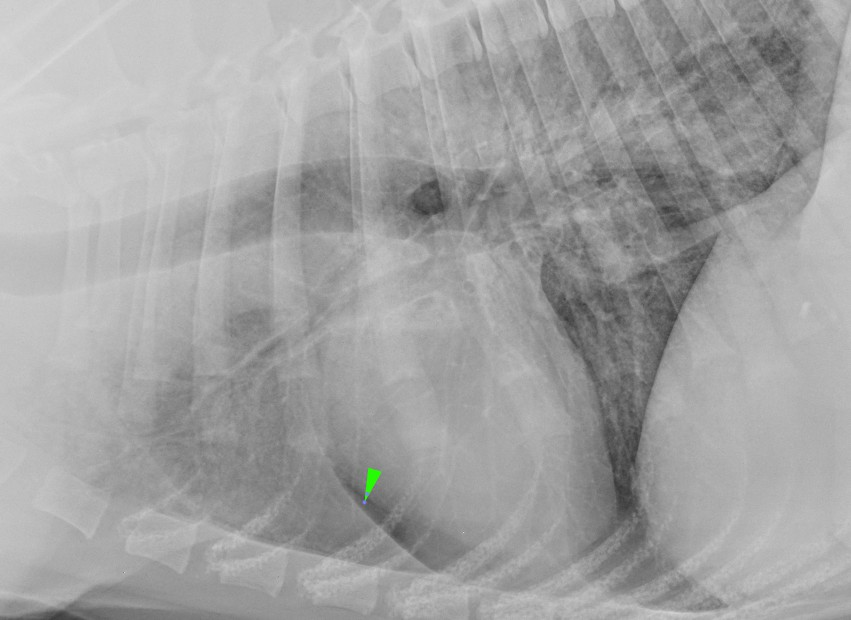
#> input picture Summer School/CXRSChallenge/imagespdf/pdf1_img1.jpg, 851 x 620 px
$ jupyter execute --allow-errors ORB.ipynb   (shell and % lines are left out)
#> lines starting #> are read from the running program, lines starting #| are printed output that depends on the picture
[cell 1]
import cv2
import numpy as np
import os
from matplotlib import pyplot as plt

[cell 2]
# Define paths:
pdf_dir = "imagespdf"
dicom_dir = "imagesdicom"

[cell 3]
# [5 lines left out: function rotate_image, not called in this run]

[cell 4]
# [8 lines left out: function orb_match_score, not called in this run]

[cell 5]
def find_best_dicom_match(screenshot_path, dicom_dir):
    """
    screenshot_path: Path to the screenshot image.
    dicom_dir: Directory containing DICOM images.
    Returns the best matching DICOM image name, angle, score, and the images.

    """
#> called with screenshot_path = 'imagespdf/pdf1_img1.jpg', dicom_dir = 'imagesdicom'
    screenshot_orig = cv2.imread(screenshot_path, cv2.IMREAD_GRAYSCALE)
#> screenshot_orig: shape (620, 851); min 56, max 217, mean 162.4
    best_score = -1
    best_match = None
    best_angle = 0
    best_dicom_img = None
    best_rotated_img = None

    for fname in sorted(os.listdir(dicom_dir)):
        if not fname.lower().endswith((".jpg", ".jpeg", ".png")): continue
        dcm_path = os.path.join(dicom_dir, fname)
        dcm_img = cv2.imread(dcm_path, cv2.IMREAD_GRAYSCALE)
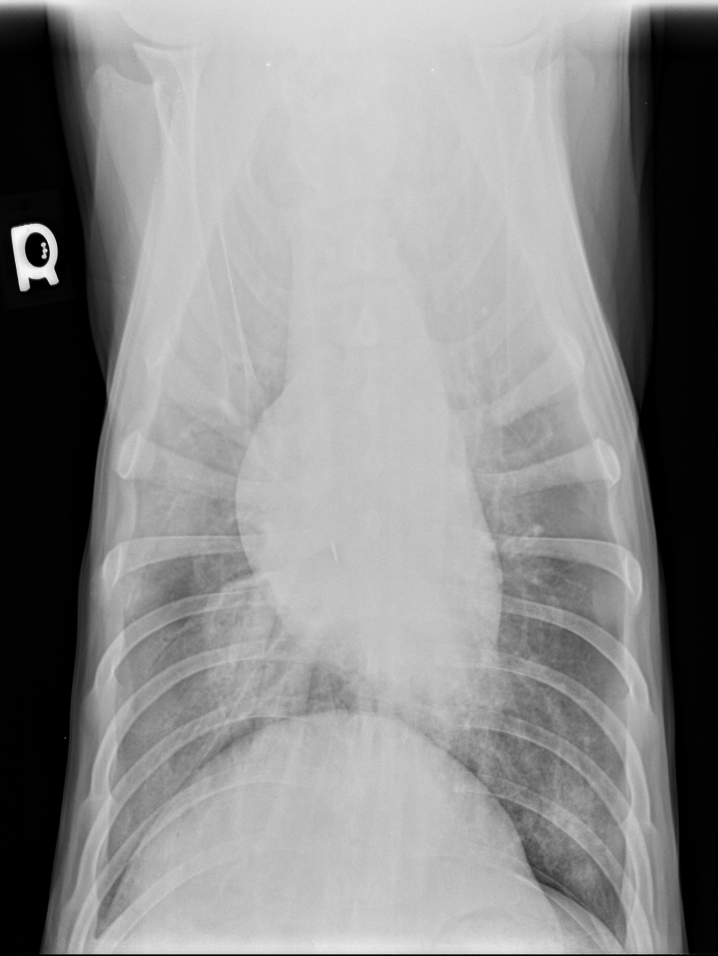
#> input picture Summer School/CXRSChallenge/imagesdicom/dicomsubject1_img1.jpg, 2154 x 2866 px (shown at 1/3 size)
#> dcm_img is the input picture: shape (2866, 2154); min 0, max 255, mean 139.9

        #for angle in [0, 90, 180, 270]:
        #rotated = rotate_image(screenshot_orig, angle)
        resized = cv2.resize(rotated, dcm_img.shape[::-1])
        score = orb_match_score(resized, dcm_img)

        print(f" {os.path.basename(screenshot_path)} vs {fname} @ {angle}° → Score: {score}")
        if score > best_score:
            best_score = score
            best_match = fname
            best_angle = angle
            best_dicom_img = dcm_img
            best_rotated_img = resized

    return best_match, best_angle, best_score, best_dicom_img, best_rotated_img

[cell 6]
# Match all annotated screenshots to dicom images
pdf_images = sorted([
    os.path.join(pdf_dir, f) for f in os.listdir(pdf_dir)
    if f.lower().endswith((".jpg", ".jpeg", ".png"))
])

results = []

#> (the rest of this cell did not finish here and is left out)

[cell 7]
#Alternative method without rotation
# [70 lines left out: function find_crop_in_full, not called in this run]

[cell 8]
import cv2
import numpy as np
import matplotlib.pyplot as plt

def find_crop_in_full(image_crop, image_full, visualize=False, max_size=1200, num_features = 250):
    """
    Locate image_crop inside image_full using ORB feature matching for 1 pdf jpg vs 1 dicom jpg

    Args:
        image_crop (str or np.ndarray): Cropped image (array or path).
        image_full (str or np.ndarray): Full image (array or path).
        visualize (bool): If True, displays a match overlay.
        max_size (int): Max width/height for downscaling large images.

    Returns:
        np.ndarray or None: (4x2) array of corner coordinates of the crop in the full image.
        matchess (int): Number of matches found.
    """
    def load_and_prepare(img):
#> called with img = 'imagespdf/pdf1_img1.jpg'
        if isinstance(img, str):
            img = cv2.imread(img)
#> img is the input picture: shape (620, 851, 3); mean B, G, R 162.4, 162.5, 162.4
            #print(f"Loaded image from {img}")
            if img is None:
                raise ValueError(f"Image file '{img}' could not be read.")
        if max(img.shape[:2]) > max_size:
            scale = max_size / max(img.shape[:2])
            img = cv2.resize(img, (int(img.shape[1]*scale), int(img.shape[0]*scale)))
        return img

    # Load images
    image_crop = load_and_prepare(image_crop)
    image_full = load_and_prepare(image_full)

    # Optional blur to reduce JPEG blockiness
    image_crop_blur = cv2.GaussianBlur(image_crop, (3,3), 0)
    image_full_blur = cv2.GaussianBlur(image_full, (3,3), 0)

    # Convert to grayscale
    gray_crop = cv2.cvtColor(image_crop_blur, cv2.COLOR_BGR2GRAY)
    gray_full = cv2.cvtColor(image_full_blur, cv2.COLOR_BGR2GRAY)

    # Initialize ORB detector
    orb = cv2.ORB_create(nfeatures = num_features) # feature matching

    # Detect and compute features
    kp1, des1 = orb.detectAndCompute(gray_crop, None)
    kp2, des2 = orb.detectAndCompute(gray_full, None)

    if des1 is None or des2 is None or len(kp1) < 4 or len(kp2) < 4:
        print("Not enough descriptors.")
        return None

    # Match descriptors
    matcher = cv2.BFMatcher(cv2.NORM_HAMMING, crossCheck=True)
    matches = matcher.match(des1, des2)

    if len(matches) < 4:
        print("Not enough matches.")
        return None

    matches = sorted(matches, key=lambda x: x.distance)

    # Points
    src_pts = np.float32([kp1[m.queryIdx].pt for m in matches]).reshape(-1,1,2)
    dst_pts = np.float32([kp2[m.trainIdx].pt for m in matches]).reshape(-1,1,2)

    # Find homography
    M, mask = cv2.findHomography(src_pts, dst_pts, cv2.RANSAC, 5.0)
    if M is None:
        print("Homography failed.")
        return None

    # Map crop corners to full image
    h, w = gray_crop.shape[:2]
    crop_corners = np.float32([[0,0], [w,0], [w,h], [0,h]]).reshape(-1,1,2)
    full_corners = cv2.perspectiveTransform(crop_corners, M)

    if visualize:
        vis = image_full.copy()
        cv2.polylines(vis, [np.int32(full_corners)], True, (0,255,0), 3)
        plt.figure(figsize=(10,10))
        plt.imshow(cv2.cvtColor(vis, cv2.COLOR_BGR2RGB))
        plt.title("Found Crop in Full Image")
        plt.axis('off')
        plt.colorbar()
        plt.show()

    return full_corners.reshape(4,2), len(matches)


#Now run this function over all pdf images and dicom images
# [13 lines left out: function match_all_images, not called in this run]

#> (a cell that did not finish here is left out)

[cell 10]
pdf_filenames = []
dicom_filenames = []

pdf2_img1_path = "imagespdf/pdf2_img1.jpg"
dicom2_img1_path = "imagesdicom/pydicom1_img2.jpg"

#> (the rest of this cell did not finish here and is left out)

#> call 3 of load_and_prepare, with img = 'imagespdf/pdf2_img1.jpg'
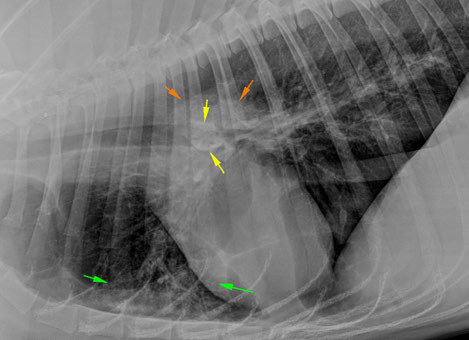
#> input picture Summer School/CXRSChallenge/imagespdf/pdf2_img1.jpg, 469 x 340 px
#> in load_and_prepare, img is the input picture: shape (340, 469, 3); mean B, G, R 111.6, 112, 111.9

[cell 11]
#template matching
pdf_img = cv2.imread("imagespdf/pdf2_img1.png")
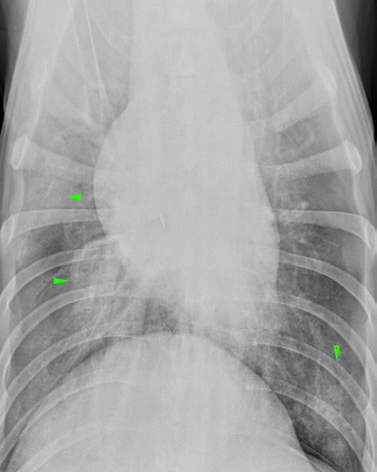
#> input picture Summer School/CXRSChallenge/imagespdf/pdf2_img1.png, 377 x 472 px
#> pdf_img is the input picture: shape (472, 377, 3); mean B, G, R 166.7, 166.9, 166.7
dicom_img = cv2.imread("imagesdicom/pydicom1_img1.png")
#img_pdf_gray = cv2.cvtColor(pdf2_img1, cv2.COLOR_BGR2GRAY)
#img_dicom_gray = cv2.cvtColor(dicom1_img1, cv2.COLOR_BGR2GRAY)
#> (the rest of this cell did not finish here and is left out)
